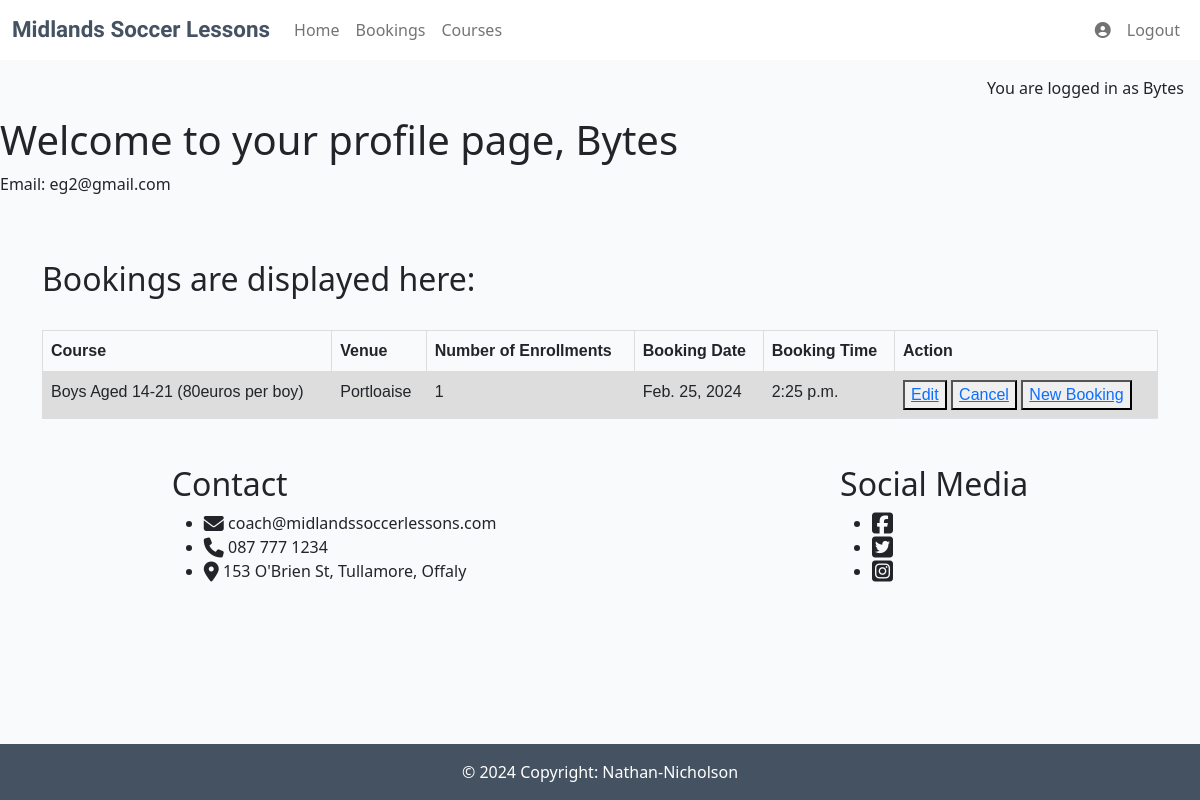
Page /profile/ (signed in) on the committed database.
### soccer/models.py (models this page shows, shortened)
class Booking(models.Model):
    course_choice = [ # list created to offer different choices to the user #
        ('Boys Aged 7-14 (60euros per boy)', "COURSE1 - Boys Aged 7-14 (60euros per boy)"),
        ('Boys Aged 14-21 (80euros per boy)', "COURSE2 - Boys Aged 14-21 (80euros per boy)"),
        ('Girls Aged 9-14 (40euros per girl)', "COURSE3 - Girls Aged 9-14 (40euros per girl)"),
    ]
    venue_choice = [
        ('Portloaise', "VENUE1 - Portloaise"),
        ('Tullamore', "VENUE2 - Tullamore"),
        ('Mullingar', "VENUE3 - Mullingar"),
    ]
    user = models.ForeignKey(
        User, on_delete=models.CASCADE,
        related_name="soccer"
    )
    first_name = models.CharField(max_length=20)
    last_name = models.CharField(max_length=20)
    course_selection = models.CharField(max_length=100, choices=course_choice) # list called upon #
    venue_selection = models.CharField(max_length=100, choices=venue_choice)
    email = models.EmailField()
    contact_phone = models.CharField(max_length=15, null=False, blank=False)
    booking_date = models.DateField(null=False, blank=False)
    booking_time = models.TimeField(null=False, blank=False, max_length=5)
    number_of_attendees = models.IntegerField(default=1, blank=False)

### soccer/views.py (the view)
# urls.py: path('profile/', views.profile, name='profile'),
def profile(request):
    context = {}
    form = BookingForm()
    bookings = Booking.objects.all()
    if 'save' in request.POST:
        form = BookingForm(request.POST)
    if form.is_valid():
        form.save()
    elif 'delete' in request.POST:
        pk = request.POST.get('delete')
        booking = Booking.objects.get(id = pk)
        booking.delete()
    elif 'edit' in request.POST:
        pk = request.POST.get('edit')
        booking = Booking.objects.get(id = pk)
        form = BookingForm(instance = booking)
    context['form'] = form
    return render(request, "soccer/profile.html", {'bookings': bookings})

### soccer/templates/soccer/profile.html
{% extends "base.html" %}
{% load static %}
{% url 'profile' as profile_url %}
{% block content %}
<h1>Welcome to your profile page, {{ user.username }}</h1>
<div>
  <p>Email: {{ user.email }}</p>
</div>
<br>
<br>
<div class="container">
    <div><h2>Bookings are displayed here:</h2>
        <div class="bookings">
          {% for booking in bookings %}
          {% if user == booking.user %}
        <table class="table">
          <tr class="tr">
            <th class="th">Course</th><br>
            <th class="th">Venue</th>
            <th class="th">Number of Enrollments</th>
            <th class="th">Booking Date</th>
            <th class="th">Booking Time</th>
            <th class="th">Action</th>
          </tr>
          <tr class="tr">
            <div class="booking">
              <td class="td">{{ booking.course_selection }}</td>
              <td class="td">{{ booking.venue_selection }}</td>
            </div>
            <td class="td">{{ booking.number_of_attendees }}</td>
            <td class="td">{{ booking.booking_date }}</td>
            <td class="td">{{ booking.booking_time }}</td>
            <td><button formnovalidate name="edit" value="{{ booking.id }}"><a  href="{% url 'edit_booking' booking.id %}">Edit</a></button>
              <button formnovalidate name="delete" value="{{  booking.id }}" type="submit" onclick="return confirm('Are you sure you want to CANCEL your booking?');"><a href="{% url 'delete_booking' booking.id %}">Cancel</a></button>
              <button id="myBtn" name="save" value="{{  booking.id }}"><a href="{% url 'bookings' %}">New Booking</a></button></td>
          </tr>
        </table>
        {% endif %}
        {% endfor %}
      </div>
    </div>
  </div>
{% endblock %}

### templates/base.html (shortened to what this page needs)
{% load static %}
{% url 'account_login' as login_url %}
{% url 'account_signup' as signup_url %}
{% url 'account_logout' as logout_url %}
<!DOCTYPE html>
<html class="h-100" lang="en">
<head>
    <link rel="stylesheet" href="{% static 'css/style.css' %}">
    <link href="https://cdn.jsdelivr.net/npm/bootstrap@5.0.1/dist/css/bootstrap.min.css" rel="stylesheet"
>
</head>
<body class="d-flex flex-column h-100 main-bg">
    <nav class="navbar navbar-expand-lg navbar-light bg-white">
        <div class="container-fluid">
            <a class="navbar-brand" href="{% url 'home' %}"><div class="logo-bg"><span class="logo">Midlands <span class="logo">Soccer </span><span
                        class="logo">Lessons</span></span></div></a>
            <div class="collapse navbar-collapse" id="navbarText" style="justify-content: space-between;">
                <ul class="navbar-nav nav-main-links">
                    <li class="nav-item">
                        <a class="nav-link {% if request.path == home_url %}active{% endif %}" aria-current="page"
                            href="{% url 'home' %}">Home</a>
                    </li>
                    <li class="nav-item">
                        <a class="nav-link {% if request.path == home_url %}active{% endif %}" aria-current="page"
                            href="{% url 'bookings' %}">Bookings</a>
                    </li>
                    <li class="nav-item">
                        <a class="nav-link {% if request.path == home_url %}active{% endif %}" aria-current="page"
                            href="{% url 'courses' %}">Courses</a>
                    </li>
                </ul>
                <ul class="navbar-nav">
                    {% if user.is_authenticated %}
                    <li class="nav-item">
                        <a class="nav-link" href="{% url 'profile' %}"><i class="fa-solid fa-circle-user"></i></a>
                    </li>
                    <li class="nav-item">
                        <a class="nav-link {% if request.path == logout_url %}active{% endif %}" aria-current="page"
                        href="{% url 'account_logout' %}">Logout</a>
                    </li>
                    {% endif %}
                </ul>
            </div>
        </div>
    </nav>
    <main class="flex-shrink-0 main-bg">
        {% if user.is_authenticated %}
        <p class="text-end m-3">You are logged in as {{ user.username }}</p>
        {% else %}
        <p class="text-end m-3">You are not logged in</p>
        {% endif %}
    </main>
    {% block content %}
    {% endblock content %}
<div class="end">
    <div class="contact-title">
        <h2>Contact</h2>
        <ul>
            <li><i class="fa-solid fa-envelope fa-lg"></i> coach@midlandssoccerlessons.com</li>
            <li><i class="fa-solid fa-phone fa-lg"></i> 087 777 1234</li>
            <li><i class="fa-solid fa-location-dot fa-lg"></i>   153 O'Brien St, Tullamore, Offaly</li>
        </ul>
        </div>
    <div class="social-media">
        <h2>Social Media</h2>
        <ul>
            <li><a href="https://www.facebook.com/" target="_blank"><i class="fa-brands fa-square-facebook fa-xl" aria-hidden="true" style="color:#212529;"></i></a></li>
            <li><a href="https://twitter.com/" target="_blank"><i class="fa-brands fa-square-twitter fa-xl" aria-hidden="true" style="color:#212529;"></i></a></li>
            <li><a href="https://www.instagram.com/" target="_blank"><i class="fa-brands fa-square-instagram fa-xl" aria-hidden="true" style="color:#212529;"></i></a></li>
        </ul>
    </div>
</div>
    <footer class="footer mt-auto py-3 dark-bg">
        <p class="m-0 text-center text-white">&copy; 2024 Copyright: Nathan-Nicholson</p>
    </footer>
</body>
</html>

### static/css/style.css (style rules this page uses)
body { background-color: #F9FAFC; }
.logo { font-family: 'Rubik Burned', sans-serif; font-size: 1.4rem; font-weight: 700; color: #445261; }
.dark-bg { background-color: #445261; }
.main-bg { background-color: #F9FAFC; }
.end { display: flex; justify-content: space-around; box-sizing: border-box; padding-top: 30px; padding-bottom: 40px; }
body, html { height: 100%; }
.table { font-family: arial, sans-serif; border-collapse: collapse; width: 100%; }
.td, .th { border: 1px solid #dddddd; text-align: left; padding: 8px; }
.tr:nth-child(even) { background-color: #dddddd; }

### rows in the picture
Booking: course_selection "Boys Aged 14-21 (80euros per boy)", venue_selection "Portloaise", number_of_attendees "1", booking_date "Feb. 25, 2024", booking_time "2:25 p.m.", {{ booking.id }} 16 (drawn)

### other values in the picture
{{ user.username }} "Bytes"
{{ user.email }} "eg2@gmail.com"
